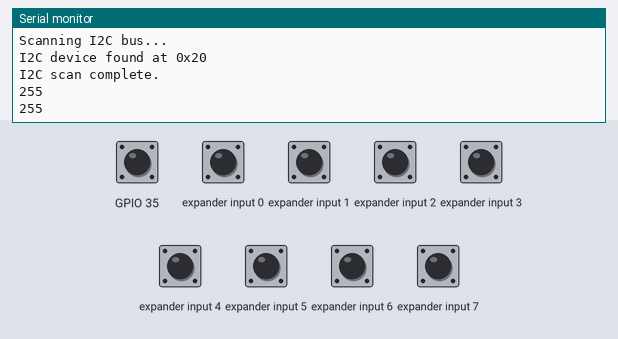
Recording of a sketch running on a simulated ESP32. Parts: the last lines printed to the serial monitor. Wiring (inferred from the names in the program): PCF8574 port expander at I2C address 0x20. The inputs (shaded band) are chosen by the test bench; at power-on: GPIO 35, expander input 0–7 HIGH.

Above: at 2.4 s.
2.5 s: expander input 0 pulled LOW for 1.2 s
At 4.1 s:
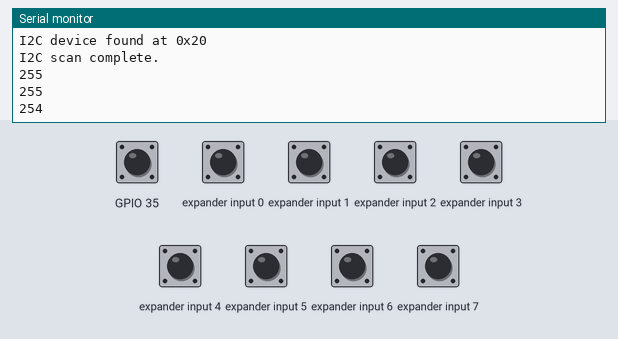
5.2 s: expander input 1 pulled LOW for 1.2 s
At 6.1 s:
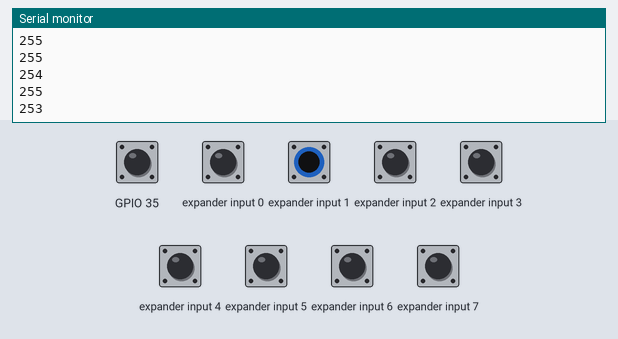
7.9 s: expander input 2 pulled LOW for 1.2 s
At 9.1 s:
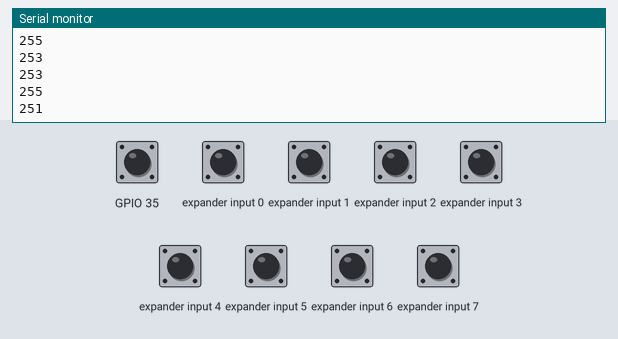
10.6 s: expander input 3 pulled LOW for 1.2 s
At 12.0 s:
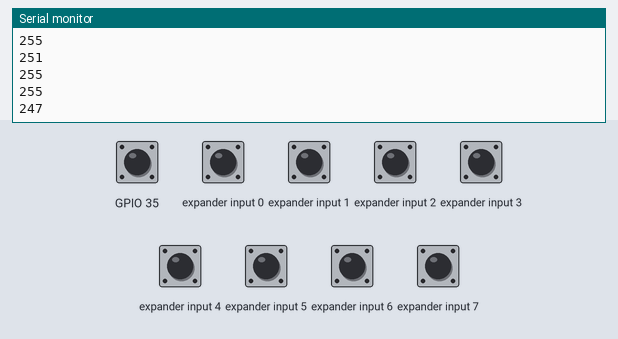
13.3 s: expander input 4 pulled LOW for 1.2 s
At 15.1 s:
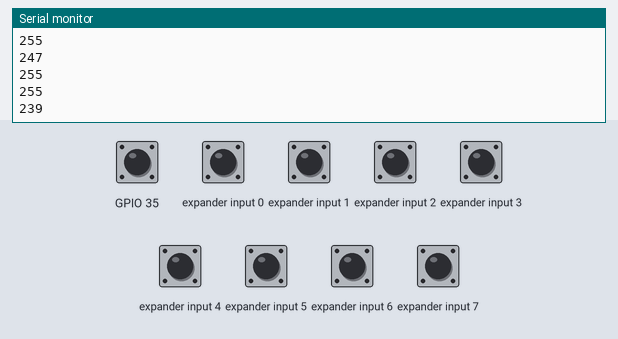
16.0 s: expander input 5 pulled LOW for 1.2 s
At 17.0 s:
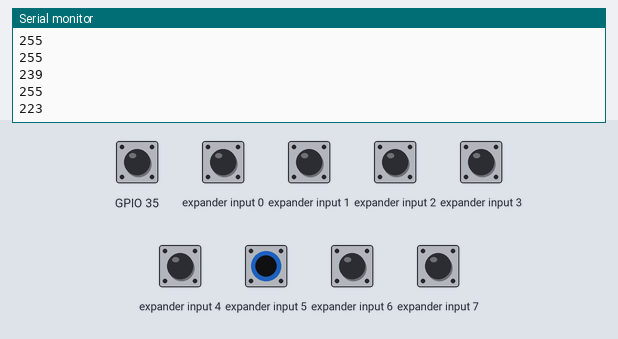
Timing chart, 0 to 19.0 s (numbered marks = the images above; inputs shaded):
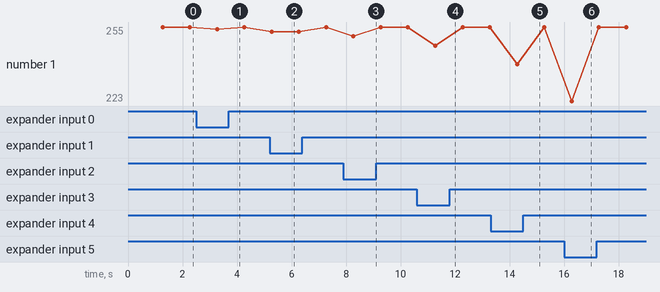

The sketch:

pcf8574_read8buttons.ino
```cpp
#include <Adafruit_PCF8574.h>
#include <Wire.h>


/* Example for 8 input buttons that are connected from the GPIO expander pins to ground.
 * Note the buttons must be connected with the other side of the switch to GROUND. There is
 * a built in pull-up 'resistor' on each input, but no pull-down resistor capability.
 */
TwoWire myWire(0);

Adafruit_PCF8574 pcf;

bool is_pressed = false;

void scanI2C() {
    Serial.println("Scanning I2C bus...");
    byte count = 0;

    for (byte address = 1; address < 127; address++) {
        myWire.beginTransmission(address);
        if (myWire.endTransmission() == 0) {
            Serial.print("I2C device found at 0x");
            Serial.println(address, HEX);
            count++;
        }
        delay(2);
    }

    if (count == 0) {
        Serial.println("No I2C devices found.");
    } else {
        Serial.println("I2C scan complete.");
    }
}


void setup() {
  Serial.begin(9600);
  delay(1000); // Let Serial stabilize
  Serial.println("Adafruit PCF8574 button read test");
    myWire.begin(22, 23);  // SDA, SCL
    scanI2C();

  pinMode(35, INPUT_PULLUP);
  attachInterrupt(digitalPinToInterrupt(35), blink, RISING);


  if (!pcf.begin(0x20, &myWire)) {
    Serial.println("Couldn't find PCF8574");
    while (1) {
      Serial.println("PCF8574 not found!");
      delay(1000);
    }
  }

  // Configure each pin as input with pull-up enabled

  for (uint8_t p = 0; p < 8; p++) {
    pcf.pinMode(p, INPUT);
    pcf.digitalWrite(p, HIGH); // enable pull-up
  }
}

void blink() {
  is_pressed=true;
}

void loop() {
  byte reponseI2C;

  // Envoi d'une demande de lecture de données, auprès du PCF8574
  myWire.requestFrom(0x20, 1);                    // Le "1" signifie qu'on envisage de lire 1 seul octet en retour

  // Récupération de l'octet en question
  if(myWire.available()) {
    reponseI2C = myWire.read();                                     // Lecture de l'octet qu'on attendait en retour
    Serial.println(reponseI2C);                     // Affichage sur le moniteur série de l'IDE Arduino
                                                                            // Les "1" diront que l'entrée est à l'état haut (+Vcc, par exemple)
                                                                            // Les "0" diront que l'entrée est à l'état bas (0 volt, par exemple)
  } else {
    Serial.println(F("[ERREUR] Impossible de récupérer la valeur I2C renvoyée par le PCF8574"));
	  Serial.println(F("Arrêt du programme."));
    while(1);
  }

  // … et on reboucle à l'infini (avec une petite pause au passage, pour ne pas surcharger le moniteur série)
  delay(1000);
  // }

}
```

Measured:
- after the input at 2.5 s, the serial monitor: prints a new line after 0.77 s (image 1)
- after the input at 5.2 s, the serial monitor: prints a new line after 0.07 s (image 2)
- after the input at 7.9 s, the serial monitor: prints a new line after 0.37 s (image 3)
- after the input at 10.6 s, the serial monitor: prints a new line after 0.67 s (image 4)
- after the input at 13.3 s, the serial monitor: prints a new line after 0.97 s (image 5)
- after the input at 16.0 s, the serial monitor: prints a new line after 0.27 s (image 6)
